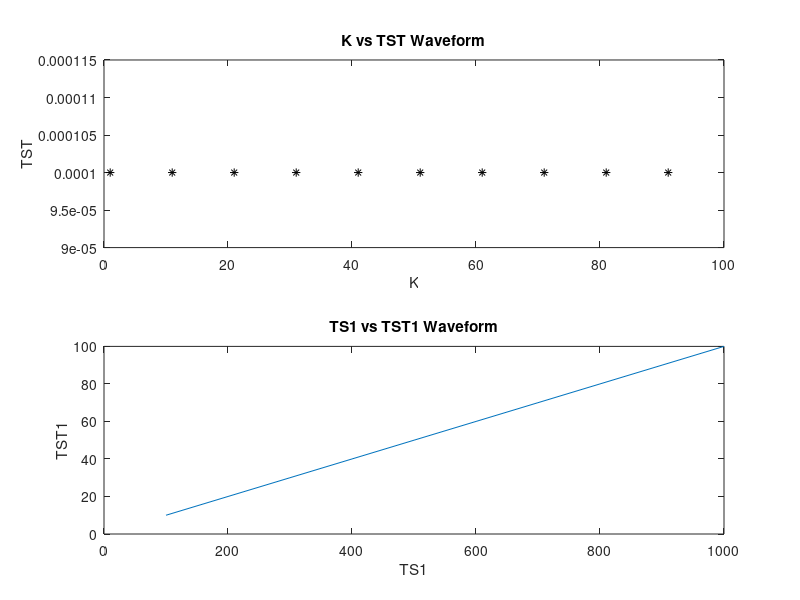

This chart was generated by the following MATLAB code:
clear all;
clc;
K=1:10:100;
TST=0.0001;
KO=0;
TS=(TST*K)+KO;
subplot(2,1,1);
plot(K,TST,'*black')
title('K vs TST Waveform');
xlabel('K')
ylabel('TST')
hold on;

K1=10;
TS1=100:100:1000;
KO1=0.00001;
TST1=(TS1-KO1)/K1;
subplot(2,1,2);
plot(TS1,TST1)
title('TS1 vs TST1 Waveform');
xlabel('TS1')
ylabel('TST1')
hold on;
